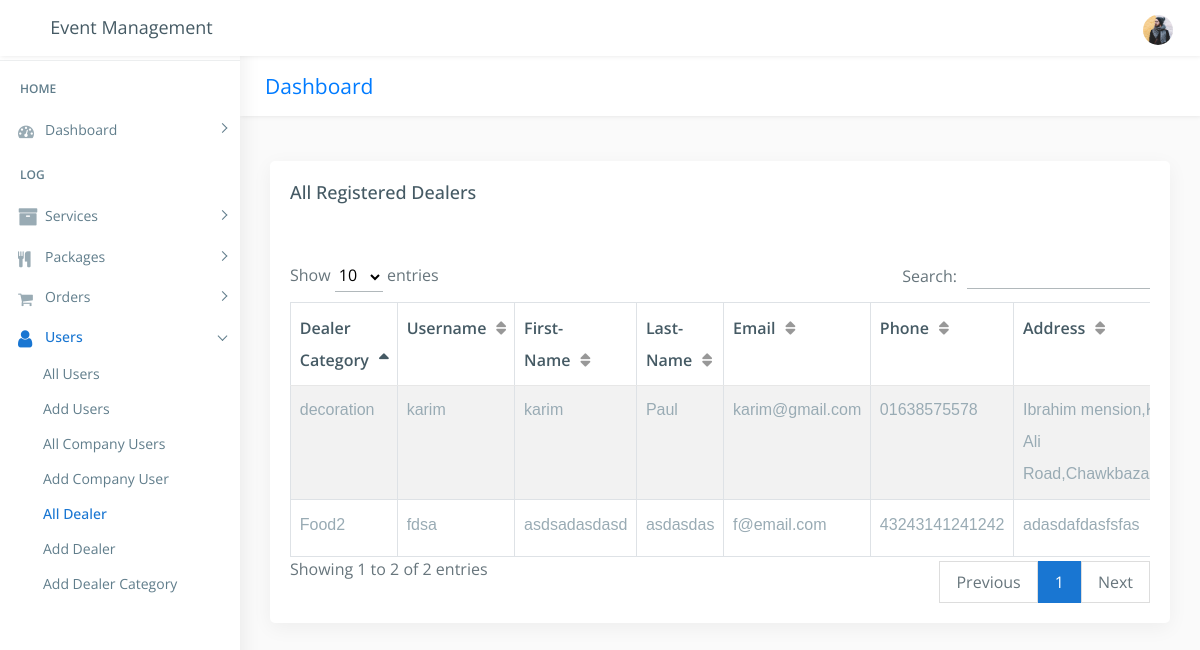
The app's page /admin/all_dealer.php (signed in), older data.
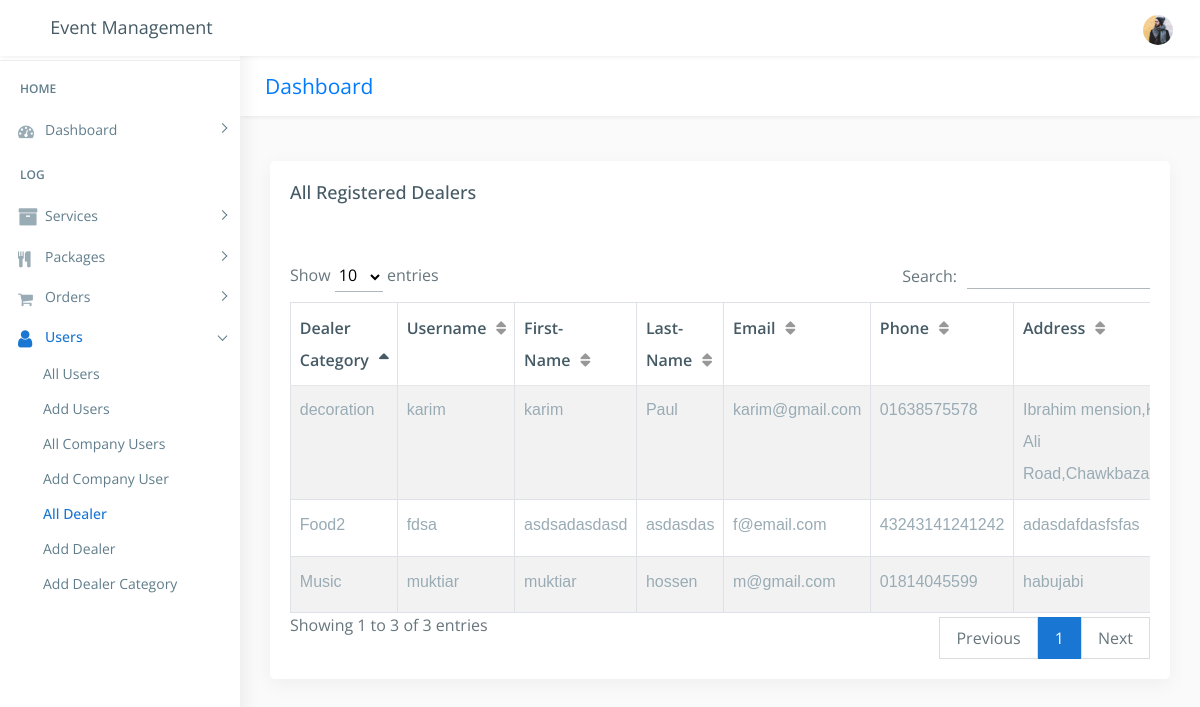
The same page, newer data.
### tables this page shows
CREATE TABLE `dealer` (
  `de_id` int(222) NOT NULL,
  `dc_name` varchar(222) NOT NULL,
  `username` varchar(222) NOT NULL,
  `f_name` varchar(222) NOT NULL,
  `l_name` varchar(222) NOT NULL,
  `email` varchar(222) NOT NULL,
  `password` varchar(222) NOT NULL,
  `phone` varchar(222) NOT NULL,
  `address` text NOT NULL
);

### admin/all_dealer.php (the view, shortened to what the changed rows need)
<!DOCTYPE html>
<html lang="en">
<?php
include("../connection/connect.php");
if(empty($_SESSION["adm_id"]))
{
	header('location:index.php');
}
elseif($_SESSION['role'] == "User")
{
	header('location:index.php');
}
else
{
?>
<head>
    <link href="css/lib/bootstrap/bootstrap.min.css" rel="stylesheet">
    <link href="css/helper.css" rel="stylesheet">
    <link href="css/style.css" rel="stylesheet">
</head>
<body class="fix-header fix-sidebar">
    <div id="main-wrapper">
         <div class="header">
            <nav class="navbar top-navbar navbar-expand-md navbar-light">
                <div class="navbar-header">
                    <a class="navbar-brand" href="dashboard.php">
                        <h4>Event Management</h4>
                    </a>
                </div>
                <div class="navbar-collapse">
                    <ul class="navbar-nav mr-auto mt-md-0">
                        <li class="nav-item m-l-10"> <a class="nav-link sidebartoggler hidden-sm-down text-muted  " href="javascript:void(0)"><i class="ti-menu"></i></a> </li>
                    </ul>
                    <ul class="navbar-nav my-lg-0">
                        <li class="nav-item hidden-sm-down search-box"> <a class="nav-link hidden-sm-down text-muted  " href="javascript:void(0)"><i class="ti-search"></i></a>
                        </li>
                        <li class="nav-item dropdown">
                            <a class="nav-link dropdown-toggle text-muted  " href="#" data-toggle="dropdown" aria-haspopup="true" aria-expanded="false"><img src="images/users/5.jpg" alt="user" class="profile-pic" /></a>
                        </li>
                    </ul>
                </div>
            </nav>
        </div>
        <div class="left-sidebar">
            <div class="scroll-sidebar">
                <nav class="sidebar-nav">
                    <ul id="sidebarnav">
                        <li class="nav-devider"></li>
                        <li class="nav-label">Home</li>
                        <li> <a class="has-arrow  " href="#" aria-expanded="false"><i class="fa fa-tachometer"></i><span class="hide-menu">Dashboard</span></a>
                        </li>
                        <li class="nav-label">Log</li>
                        <li> <a class="has-arrow  " href="#" aria-expanded="false"><i class="fa fa-archive f-s-20 color-warning"></i><span class="hide-menu">Services</span></a>
                        </li>
                       <li> <a class="has-arrow  " href="#" aria-expanded="false"><i class="fa fa-cutlery" aria-hidden="true"></i><span class="hide-menu">Packages</span></a>
                        </li>
						 <li> <a class="has-arrow  " href="#" aria-expanded="false"><i class="fa fa-shopping-cart" aria-hidden="true"></i><span class="hide-menu">Orders</span></a>
                        </li>
                        <li> <a class="has-arrow  " href="#" aria-expanded="false">  <span><i class="fa fa-user f-s-20 "></i></span><span class="hide-menu">Users</span></a>
                            <ul aria-expanded="false" class="collapse">
                                <li><a href="allusers.php">All Users</a></li>
								<li><a href="add_users.php">Add Users</a></li>
                                <li><a href="allcompanyuser.php">All Company Users</a></li>
                                <li><a href="add_companyuser.php">Add Company User</a></li>
                                <li><a href="all_dealer.php">All Dealer</a></li>
                                <li><a href="add_dealer.php">Add Dealer</a></li>
                                <li><a href="add_dealercat.php">Add Dealer Category</a></li>
                            </ul>
                        </li>
                    </ul>
                </nav>
            </div>
        </div>
        <div class="page-wrapper">
            <div class="row page-titles">
                <div class="col-md-5 align-self-center">
                    <h3 class="text-primary">Dashboard</h3> </div>
            </div>
            <div class="container-fluid">
                <div class="row">
                    <div class="col-12">
                        <div class="card">
                            <div class="card-body">
                                <h4 class="card-title">All Registered Dealers</h4>
                                <div class="table-responsive m-t-40">
                                    <table id="myTable" class="table table-bordered table-striped">
                                        <thead>
                                            <tr>
                                                <th>Dealer Category</th>
                                                <th>Username</th>
                                                <th>First-Name</th>
                                                <th>Last-Name</th>
                                                <th>Email</th>
                                                <th>Phone</th>
												<th>Address</th>
                                            </tr>
                                        </thead>
                                        <tbody>
											<?php
												$sql="SELECT * FROM dealer order by de_id desc";
												$query=mysqli_query($db,$sql);
													if(!mysqli_num_rows($query) > 0 )
														{
															echo '<td colspan="7"><center>No User-Data!</center></td>';
														}
													else
														{
																	while($rows=mysqli_fetch_array($query))
																		{
																					echo ' <tr><td>'.$rows['dc_name'].'</td>
                                                                                                <td>'.$rows['username'].'</td>
																								<td>'.$rows['f_name'].'</td>
																								<td>'.$rows['l_name'].'</td>
																								<td>'.$rows['email'].'</td>
																								<td>'.$rows['phone'].'</td>
																								<td>'.$rows['address'].'</td>
																									 <td><a href="delete_dealer.php?dealer_del='.$rows['de_id'].'" class="btn btn-danger btn-flat btn-addon btn-xs m-b-10"><i class="fa fa-trash-o" style="font-size:16px"></i></a>
																									 <a href="update_dealer.php?dealer_upd='.$rows['de_id'].'" " class="btn btn-info btn-flat btn-addon btn-sm m-b-10 m-l-5"><i class="ti-settings"></i></a>
																									</td></tr>';
																		}
														}
											?>
                                        </tbody>
                                    </table>
                                </div>
                            </div>
                        </div>
						 </div>
                            </div>
                        </div>
                    </div>
                </div>
</body>
</html>
<?php
}
?>

Row changes from the older to the newer data that the page shows:
added dealer: dc_name "Music", username "muktiar", f_name "muktiar", l_name "hossen", email "m@gmail.com", phone "01814045599", address "habujabi"
Text that changed along with them:
text written by a page script: "Show entries Search: Showing 1 to 2 of 2 entries Previous 1 Next" → "Show entries Search: Showing 1 to 3 of 3 entries Previous 1 Next"
